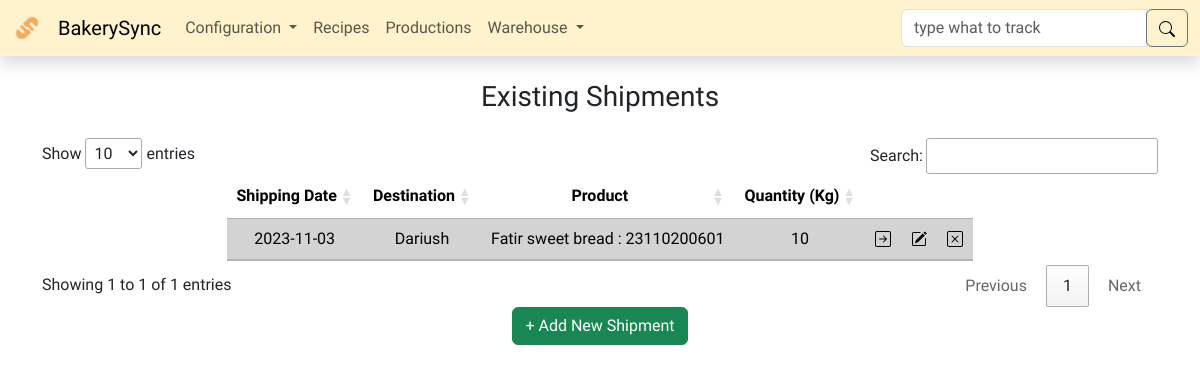
The app's page /shipments/ with its own data.
### models.py (models this page shows, shortened)
class BaseModel(db.Model):
    __abstract__ = True
    id = db.Column(db.Integer, primary_key=True)

class ProductShipment(BaseModel):
    production_id = db.Column(db.Integer, db.ForeignKey(
        Production.id), nullable=False)
    destination_id = db.Column(
        db.Integer, db.ForeignKey(Destination.id), nullable=False)
    shipping_date = db.Column(db.DateTime, nullable=False)
    quantity = db.Column(db.Integer, nullable=False)

class Destination(BaseModel):
    name = db.Column(db.String(255), unique=True, nullable=False)
    contact_person = db.Column(db.String(255))
    contact_information = db.Column(db.String(255))
    type = db.Column(db.String(255))
    location = db.Column(db.String(255))
    description = db.Column(db.String(255))
    shipments = db.relationship('ProductShipment', backref='destination')

class ProductType(BaseModel):
    name = db.Column(db.String(255), unique=True, nullable=False)
    productions = db.relationship('Production', backref='type')
    recipes = db.relationship('Recipe', backref='type')

class Production(BaseModel):
    print_batch = db.Column(db.String(255), unique=True, nullable=False)
    type_id = db.Column(db.Integer, db.ForeignKey(
        ProductType.id), nullable=False)
    production_time = db.Column(db.DateTime, nullable=False)
    recipe_id = db.Column(db.Integer, db.ForeignKey(Recipe.id), nullable=False)
    quantity = db.Column(db.Integer, nullable=False)
    shipments = db.relationship('ProductShipment', backref='production')
    ingredients = db.relationship(
        'IngredientArrival',
        secondary=production_arrival_association,
        back_populates='productions'
    )
    @property
    def stock(self):
        total_shipment = sum(shipment.quantity for shipment in self.shipments)
        stock = self.quantity - total_shipment
        return stock

### routes/shipments.py (the view)
@shipments_bp.route('/', methods=['GET', 'POST'])
def shipments():
    if request.method == 'POST':
        production_id = request.form['production_id']
        destination_id = request.form['destination_id']
        shipping_date_str = request.form['shipping_date']
        quantity_str = request.form['quantity']
        production = Production.query.filter_by(
            id=production_id).first()
        destination = Destination.query.filter_by(
            id=destination_id).first()
        if production and destination:
            try:
                shipping_date = datetime.fromisoformat(shipping_date_str)
                quantity = float(quantity_str)
            except ValueError:
                flash('Can not add! - Invalid date or quantity format', 'danger')
                return redirect(url_for('shipments.shipments'))
            except Exception as e:
                flash(f'Can not add! - Error: {str(e)}', 'warning')
                return redirect(url_for('shipments.shipments'))
        else:
            flash('Can not add! - Invalid production or destination', 'warning')
            return redirect(url_for('shipments.shipments'))
        if quantity < 1 or quantity > production.stock:
            flash('Can not add! - Quantity value is invalid', 'warning')
            return redirect(url_for('shipments.shipments'))
        if shipping_date < production.production_time:
            flash('Can not add! - Shipping date can not be before production', 'warning')
            return redirect(url_for('shipments.shipments'))
        new_shipment = ProductShipment(
            production_id=production_id,
            destination_id=destination_id,
            shipping_date=shipping_date,
            quantity=quantity
        )
        try:
            db.session.add(new_shipment)
            db.session.commit()
            flash('New shipment added successfully', 'success')
            return redirect(url_for('shipments.shipments'))
        except Exception as e:
            flash(f'Can not add! - Error: {str(e)}', 'warning')
            db.session.rollback()  # Rollback any changes to the database
            return redirect(url_for('shipments.shipments'))
    else:
        shipments = ProductShipment.query.all()
        productions = Production.query.order_by(
            Production.type_id, Production.production_time).all()
        destinations = Destination.query.order_by(Destination.name).all()
        context = {
            'shipments': shipments,
            'productions': productions,
            'destinations': destinations
        }
        return render_template('shipments.html', **context)

### app.py (called while the page is built)
@app.after_request
def after_request(response):
    response.headers["Cache-Control"] = "no-cache, no-store, must-revalidate"
    response.headers["Expires"] = 0
    response.headers["Pragma"] = "no-cache"
    return response

@app.template_filter('escape_html')
def escape_html_filter(s):
    result = ""
    for c in s:
        if c in ["'", '"']:
            result += "\\" + c
        else:
            result += c
    return result

### templates/shipments.html (shortened to what this page needs)
{% extends "layout.html" %}
{%block main %}
<div class="container mx-auto text-center">
  <h3 class="my-4">Existing Shipments</h3>
  <table id="shipment_table" class="table table-striped w-auto mx-auto">
    <thead>
      <tr>
        <th>Shipping Date</th>
        <th>Destination</th>
        <th>Product</th>
        <th>Quantity (Kg)</th>
        <th></th>
        <th></th>
        <th></th>
      </tr>
    </thead>
    <tbody>
      {% for shipment in shipments %}
      <tr>
        <td>{{ shipment.shipping_date.strftime('%Y-%m-%d') }}</td>
        <td>{{ shipment.destination.name }}</td>
        <td>{{ shipment.production.type.name }} : {{ shipment.production.print_batch }}</td>
        <td>{{ shipment.quantity }}</td>
        <td>
          <form action="{{ url_for('shipments.track') }}" method="post">
            <input
              type="image"
              src="/static/icons/arrow-right-square.svg"
              alt="track"
              name="shipment_track"
              title="Track this {{ shipment.production.type.name }} shipment"
            />
          </form>
        </td>
        <td>
          <img
            src="/static/icons/pencil-square.svg"
            alt="edit"
            name="shipment_edit"
            type="button"
            class="edit-shipment"
            title="Edit this {{ shipment.production.type.name }} shipment"
            data-bs-toggle="offcanvas"
            data-bs-target="#EditCanvas"
            aria-controls="EditCanvas"
            onclick="populateCanvas(
              '{{ shipment.id }}',
              '{{ shipment.production.id }}',
              '{{ shipment.destination_id }}',
              '{{ shipment.shipping_date }}',
              '{{ shipment.quantity }}'
            );"
          />
        </td>
        <td>
          <form
            id="del-{{ shipment.id }}"
            action="{{ url_for('shipments.delete_shipment') }}"
            method="post"
          >
            <img
              src="/static/icons/x-square.svg"
              alt="delete"
              name="source_delete"
              type="submit"
              title="Delete this {{ shipment.production.type.name }} shipment"
              onclick="return confirmDelete('del-{{ shipment.id }}', '{{ shipment.production.type.name|escape_html }} to {{ shipment.destination.name|escape_html }}');"
            />
          </form>
        </td>
      </tr>
      {% endfor %}
    </tbody>
  </table>
  <button
    class="btn btn-success"
    type="button"
    data-bs-toggle="offcanvas"
    data-bs-target="#AddCanvas"
    aria-controls="AddCanvas"
  >
    + Add New Shipment
  </button>
</div>
{% endblock %}

### static/styles.css (style rules this page uses)
body { font-family: "Dosis", sans-serif; }
table input { border: none; background: transparent; padding: 0; vertical-align: middle; }
td form, td strong { display: inline; }
table.dataTable thead th, table.dataTable thead td, table.dataTable tfoot th, table.dataTable tfoot td { text-align: center; }
.table { --bs-table-striped-bg: lightgray; }
td { vertical-align: middle; }

### records on screen
ProductShipment: shipping_date "2023-11-03", destination.name "Dariush", production.type.name "Fatir sweet bread", production.print_batch "23110200601", quantity "10"
